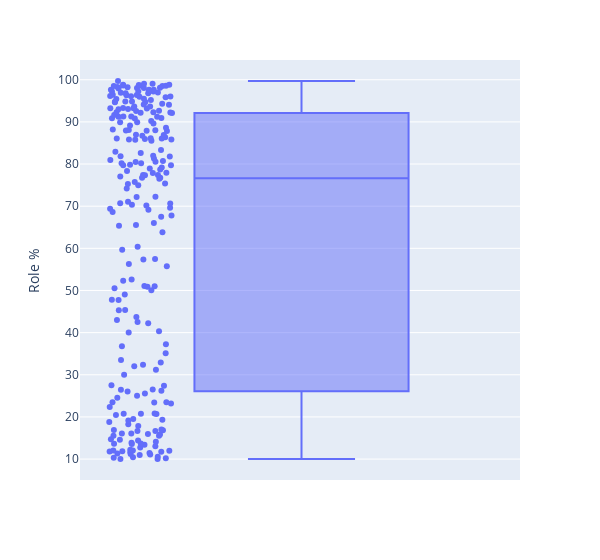

The code cell stored with this chart in its notebook:
### Code cell
px.box(df, y='Role %', points='all', hover_data=['Name', 'Role'], width=600)

### Figure 1 — Plotly figure (JSON) as saved in the notebook; plotly's stock layout.template omitted (floating-point values rounded to 4 significant figures; data arrays with more than 128 entries replaced by an {"elided": "..."} marker saying what was removed)
{"data": [{"alignmentgroup": "True", "boxpoints": "all", "customdata": {"elided": "244x2 str values"}, "hovertemplate": "Role %=%{y}<br>Name=%{customdata[0]}<br>Role=%{customdata[1]}<extra></extra>", "legendgroup": "", "marker": {"color": "#636efa"}, "name": "", "notched": false, "offsetgroup": "", "orientation": "v", "showlegend": false, "type": "box", "x0": " ", "xaxis": "x", "y": {"elided": "244 float values"}, "y0": " ", "yaxis": "y"}], "layout": {"boxmode": "group", "legend": {"tracegroupgap": 0}, "margin": {"t": 60}, "width": 600, "xaxis": {"anchor": "y", "domain": [0, 1]}, "yaxis": {"anchor": "x", "domain": [0, 1], "title": {"text": "Role %"}}}}
